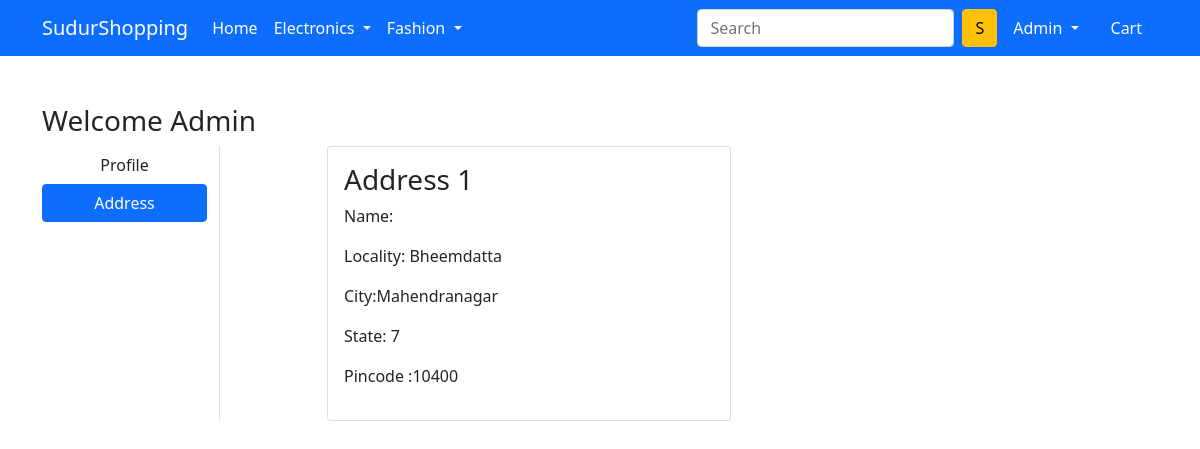
The page /address/ (signed in) on the database its author committed.
### app/models.py (models this page shows, shortened)
class Customer(models.Model):
    user = models.ForeignKey(User, on_delete=models.CASCADE)
    name = models.CharField(max_length=200)
    locality = models.CharField(max_length=200)
    city = models.CharField(max_length=50)
    zipcode = models.IntegerField()
    state = models.CharField(choices=STATE_CHOICES, max_length=50)

### app/views.py (the view)
# urls.py: path('address/', views.address, name='address'),
def address(request):
    add=Customer.objects.filter(user=request.user)
    return render(request, 'app/address.html',{'add':add,'active': 'btn-primary'})

### app/templates/app/address.html (shortened to what this page needs)
{% extends 'app/base.html' %}
{% load static %}
{% block main-content %}
<div class="container my-5">
 <div class="row">
  <h3>Welcome <span class="text-capitalize">{{request.user}}</span></h3>
  <div class="col-sm-2 border-end">
   <ul class="list-unstyled">
    <li class="d-grid"><a href="{% url 'profile' %}" class="btn">Profile</a></li>
    <li class="d-grid"><a href="{% url 'address' %}" class="btn {{active}}">Address</a></li>
   </ul>
  </div>
  <div class="col-sm-9 offset-sm-1">
   <div class="row">
   {% for ad in add %}
    <div class="col-sm-6">
     <div class="card">
      <div class="card-body">
        <h3>Address {{forloop.counter}}</h3>
       <p>Name:{{ad.Name}}</p>
       <p>Locality: {{ad.locality}}</p>
       <p>City:{{ad.city}}</p>
       <p>State: {{ad.state}}</p>
       <p>Pincode :{{ad.zipcode}}</p>
      </div>
     </div>
    </div>
   {% endfor %}
  </div>
 </div>
</div>
{% endblock main-content %}

### app/templates/app/base.html (shortened to what this page needs)
<!doctype html>
{% load static %}
<html lang="en">
  <head>
    <link href="https://cdn.jsdelivr.net/npm/bootstrap@5.0.0-beta1/dist/css/bootstrap.min.css" rel="stylesheet">
    <link rel="stylesheet" href="{% static 'app/css/owl.carousel.min.css' %}">
    <link rel="stylesheet" href="{% static 'app/css/all.min.css' %}">
    <link rel="stylesheet" href="{% static 'app/css/style.css' %}">
  </head>
  <body>
    <nav class="navbar navbar-expand-lg navbar-dark bg-primary">
     <div class="container">
       <a class="navbar-brand" href="/">SudurShopping</a>
       <div class="collapse navbar-collapse" id="navbarSupportedContent">
         <ul class="navbar-nav me-auto mb-2 mb-lg-0">
           <li class="nav-item">
             <a class="nav-link active" aria-current="page" href="/">Home</a>
           </li>
           <li class="nav-item dropdown">
             <a class="nav-link dropdown-toggle text-white" href="#" id="electronicsDropdown" role="button" data-bs-toggle="dropdown" aria-expanded="false">
               Electronics
             </a>
           </li>
           <li class="nav-item dropdown">
             <a class="nav-link dropdown-toggle text-white" href="#" id="fashionDropdown" role="button" data-bs-toggle="dropdown" aria-expanded="false">
               Fashion
             </a>
           </li>
         </ul>
         <form class="d-flex">
           <input class="form-control me-2" type="search" placeholder="Search" aria-label="Search">
           <button class="btn btn-warning" type="submit">S</button>
         </form>
         <div>
          <ul class="navbar-nav me-auto mb-2 mb-lg-0">
           {% if request.user.is_authenticated %}
            <li class="nav-item dropdown mx-2">
              <a class="nav-link dropdown-toggle text-white" href="#" id="profileDropdown" role="button" data-bs-toggle="dropdown" aria-expanded="false">
                {{request.user.username|capfirst}}
              </a>
            </li>
            <li class="nav-item mx-2">
             <a href="{% url 'showcart'%}" class="nav-link text-white"> Cart </a>
            </li>
           {% endif %}
          </ul>
         </div>
       </div>
     </div>
    </nav>
    {% block main-content %} {% endblock main-content %}
  </body>
</html>

### rows shown on the page
Customer: locality "Bheemdatta", city "Mahendranagar", state "7", zipcode "10400"

### other values the page prints
{{ request.user.username|capfirst }} "Admin"
{{ request.user }} "Admin"
